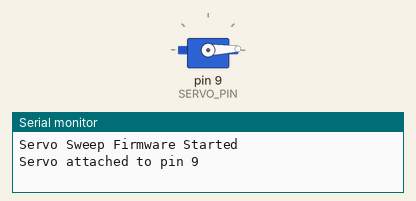
Simulated run of this program. Board: Arduino Mega 2560, built with avr-gcc and run on an emulated ATmega2560. On the bench: servo, the last lines printed to the serial monitor.

Above: at 0.05 s.
At 1.6 s:
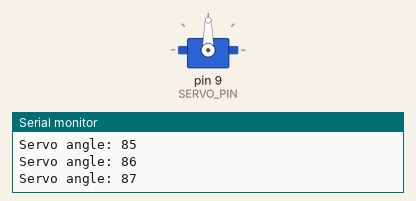
At 3.15 s:
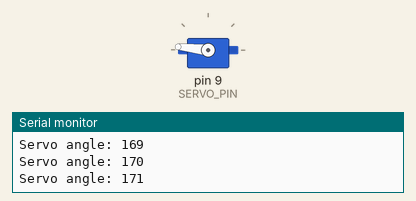
At 6.3 s:
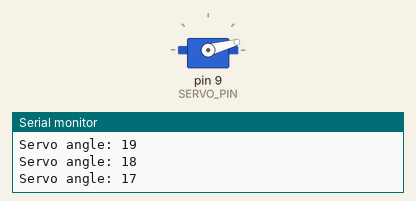
Timing chart, 0 to 8.5 s (numbered marks = the images above):
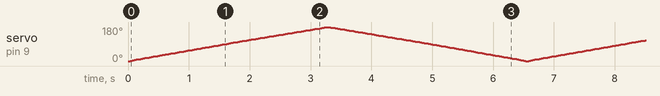

The program:

main.cpp
```cpp
#include <Arduino.h>  // Include Arduino framework
#include <Servo.h>  // Include servo library
#include "config.h"  // Include configuration defines

// Define servo object
Servo servo;

void setup() {
  // Initialize serial communication for debug output
  Serial.begin(9600);
  Serial.println("Servo Sweep Firmware Started");

  // Attach servo to defined pin
  // The servo library uses PWM signals to control the servo
  servo.attach(SERVO_PIN);
  Serial.println("Servo attached to pin " + String(SERVO_PIN));
}

void loop() {
  // Sweep servo from minimum to maximum angle
  for (int angle = SERVO_MIN_ANGLE; angle <= SERVO_MAX_ANGLE; angle++) {
    // Set servo angle
    servo.write(angle);
    Serial.print("Servo angle: ");
    Serial.println(angle);
    // Delay to control speed of servo sweep
    delay(SERVO_SWEEP_DELAY);
  }

  // Sweep servo back from maximum to minimum angle
  for (int angle = SERVO_MAX_ANGLE; angle >= SERVO_MIN_ANGLE; angle--) {
    // Set servo angle
    servo.write(angle);
    Serial.print("Servo angle: ");
    Serial.println(angle);
    // Delay to control speed of servo sweep
    delay(SERVO_SWEEP_DELAY);
  }
}
```

config.h
```cpp
// Configuration defines
#define SERVO_PIN 9  // Pin for servo control
#define SERVO_MIN_ANGLE 0  // Minimum angle for servo sweep
#define SERVO_MAX_ANGLE 180  // Maximum angle for servo sweep
#define SERVO_SWEEP_DELAY 15  // Delay between servo angle changes
```
